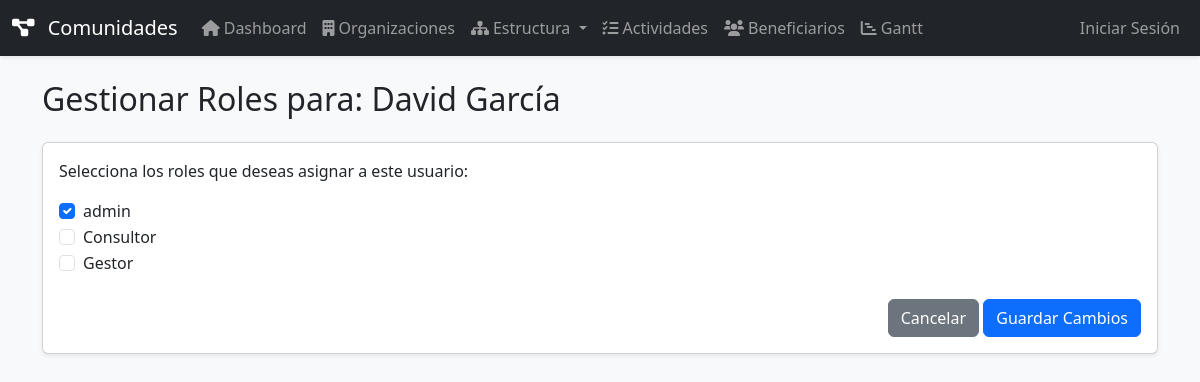
The app's page /admin/editar_roles.php?usuario_id=1 with its own data.
### tables this page shows
CREATE TABLE usuarios (
    id INT AUTO_INCREMENT PRIMARY KEY,
    organizacion_id INT NULL,
    nombre VARCHAR(100) NOT NULL,
    email VARCHAR(100) NOT NULL UNIQUE,
    password VARCHAR(255) NOT NULL,
    apellido_paterno VARCHAR(100),
    apellido_materno VARCHAR(100),
    puesto VARCHAR(150),
    telefono VARCHAR(20),
    foto_perfil VARCHAR(255),
    activo BOOLEAN DEFAULT true,
    created_at TIMESTAMP DEFAULT CURRENT_TIMESTAMP,
    updated_at TIMESTAMP DEFAULT CURRENT_TIMESTAMP ON UPDATE CURRENT_TIMESTAMP,
    FOREIGN KEY (organizacion_id) REFERENCES organizaciones(id) ON DELETE SET NULL
);

CREATE TABLE roles (
    id INT AUTO_INCREMENT PRIMARY KEY,
    nombre VARCHAR(50) NOT NULL UNIQUE,
    descripcion TEXT,
    created_at TIMESTAMP DEFAULT CURRENT_TIMESTAMP
);

### admin/editar_roles.php (the view, shortened to what this page needs)
<?php
require_once '../includes/config.php';
$usuario_id = (int)($_GET['usuario_id'] ?? 0);
try {
    $stmt_user = $pdo->prepare("SELECT id, nombre, email FROM usuarios WHERE id = ?");
    $stmt_user->execute([$usuario_id]);
    $usuario = $stmt_user->fetch();
    $roles_disponibles = $pdo->query("SELECT id, nombre FROM roles")->fetchAll();
    $stmt_user_roles = $pdo->prepare("SELECT rol_id FROM usuario_roles WHERE usuario_id = ?");
    $stmt_user_roles->execute([$usuario_id]);
    $roles_actuales = $stmt_user_roles->fetchAll(PDO::FETCH_COLUMN);
} catch (PDOException $e) { die("Error: " . $e->getMessage()); }
include '../includes/header.php';
?>
<h1 class="h2 mb-4">Gestionar Roles para: <?= htmlspecialchars($usuario['nombre']) ?></h1>
<div class="card shadow-sm">
    <div class="card-body">
        <form action="guardar_roles.php" method="POST">
            <p>Selecciona los roles que deseas asignar a este usuario:</p>
            <?php foreach($roles_disponibles as $rol): ?>
                <div class="form-check">
                    <input class="form-check-input" type="checkbox" name="roles[]" value="<?= $rol['id'] ?>" id="rol_<?= $rol['id'] ?>"
                        <?= in_array($rol['id'], $roles_actuales) ? 'checked' : '' ?>>
                    <label class="form-check-label" for="rol_<?= $rol['id'] ?>">
                        <?= htmlspecialchars($rol['nombre']) ?>
                    </label>
                </div>
            <?php endforeach; ?>
            <div class="mt-4 text-end">
                <a href="gestionar_usuarios.php" class="btn btn-secondary">Cancelar</a>
                <button type="submit" class="btn btn-primary">Guardar Cambios</button>
            </div>
        </form>
    </div>
</div>
<?php include '../includes/footer.php'; ?>

### records on screen
usuarios: nombre "David García"
roles: id "☑", nombre "admin"
roles: nombre "Consultor"
roles: nombre "Gestor"
